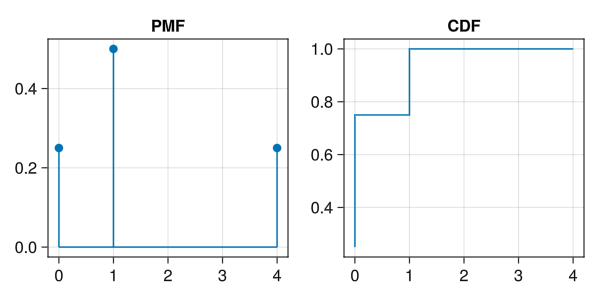

Recreate this plot in Julia.
using GLMakie
xs=[0,1,4]
ys=[1//4,2//4,1//4]
cum_ys=cumsum(ys)

function plot_pmf_cdf()
    fig=Figure(resolution=(600,300))
    axs=[Axis(fig[1,i]) for i in 1:2]
    axs[1].title="PMF"
    axs[2].title="CDF"
    stem!(axs[1],xs,ys)
    stairs!(axs[2],xs,cum_ys)
    fig

end

fig=plot_pmf_cdf()
save("intro-probs-example3.6.png",fig)